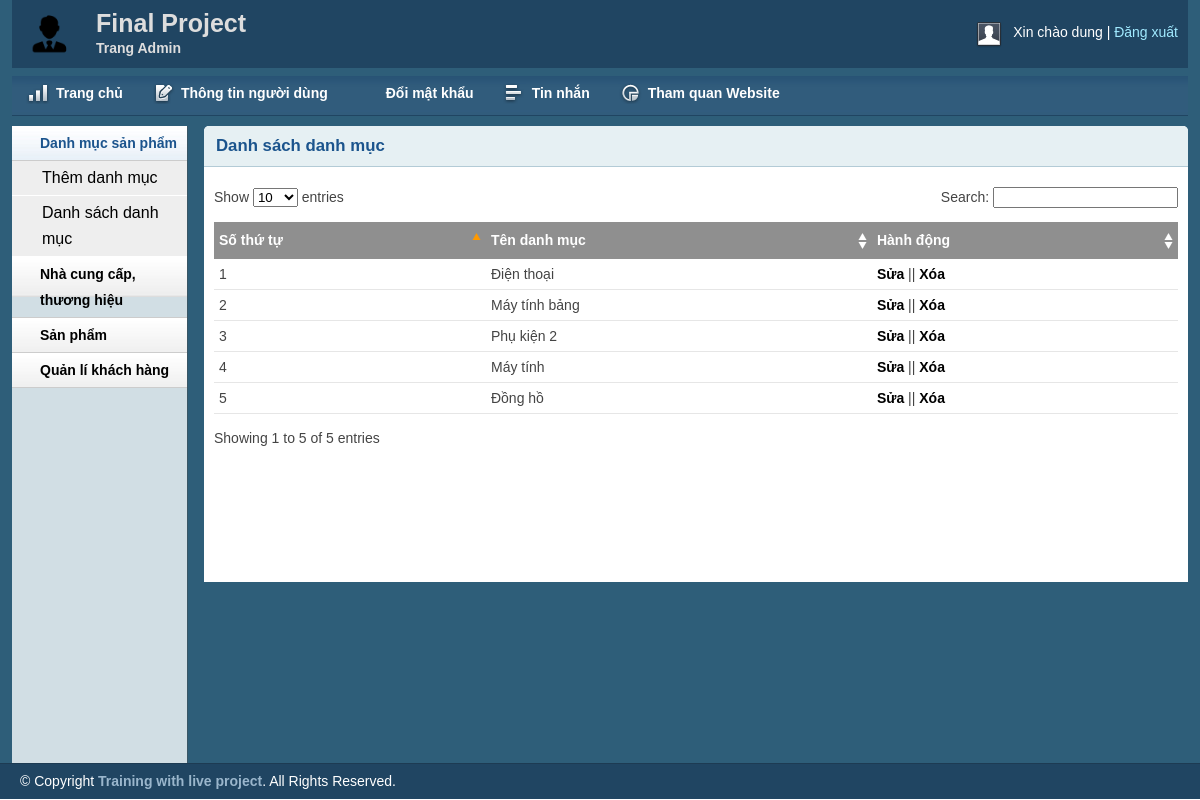
The app's page /admin/catlist.php (signed in) with its own data.
### tables this page shows
CREATE TABLE `tbl_category` (
  `catId` int(11) UNSIGNED NOT NULL,
  `catName` varchar(255) NOT NULL
);

### lib/database.php (called while the page is built, shortened)
<?php
Class Database{
   public $host   = DB_HOST;
   public $user   = DB_USER;
   public $pass   = DB_PASS;
   public $dbname = DB_NAME;
   public $link;
private function connectDB(){
   $this->link = new mysqli($this->host, $this->user, $this->pass,
    $this->dbname,"3307");
 }
public function select($query){
  $result = $this->link->query($query) or
   die($this->link->error.__LINE__);
  if($result->num_rows > 0){
    return $result;
  } else {
    return false;
  }
 }
}

### classes/category.php (called while the page is built, shortened)
<?php
    $filepath = realpath(dirname(__FILE__));
     include_once  ($filepath.'/../lib/database.php');
?>
<?php
        class category
        {
            private $db;
            public function __construct()
            {
                $this->db = new Database();
            }
            public function show_category(){
                $query = "SELECT * FROM tbl_category order by catId desc";
                    $result = $this->db->select($query);
                    return $result;
            }
        }
?>

### admin/catlist.php (the view, shortened to what this page needs)
<?php include 'inc/header.php';?>
<?php include 'inc/sidebar.php';?>
<?php include '../classes/category.php';?>
<?php
	$cat = new category();
?>
        <div class="grid_10">
            <div class="box round first grid">
                <h2>Danh sách danh mục</h2>
                <div class="block">
                    <table class="data display datatable" id="example">
					<thead>
						<tr>
							<th>Số thứ tự</th>
							<th>Tên danh mục</th>
							<th>Hành động</th>
						</tr>
					</thead>
					<tbody>
						<?php
							$show_cate = $cat->show_category();
							if($show_cate){
								$i = 0;
								while($result = $show_cate->fetch_assoc()){
									$i++;
						?>
						<tr class="odd gradeX">
							<td><?php echo $i; ?></td>
							<td><?php echo $result['catName'] ?></td>
							<td><a href="catedit.php?catid=<?php echo $result['catId'] ?>">Sửa</a> || <a onclick = "return confirm('Xác nhận xóa')" href="?delid=<?php echo $result['catId'] ?>">Xóa</a></td>
						</tr>
						<?php
						}
							}
						?>
					</tbody>
				</table>
               </div>
            </div>
        </div>
<?php include 'inc/footer.php';?>

### admin/css/layout.css (style rules this page uses)
body { background: #fff none repeat scroll 0 0; color: #444; font-size: 14px; padding: 0; }
a { color: #000; font-weight:bold; text-decoration: none; }
h1, h2, h3, h4, h5, h6 { line-height:1.2em; margin-bottom:.3em; }
h2 { margin-top:1em; }
.box { background:#fff; margin-bottom:20px; padding:10px 10px 10px 10px; margin-left:-8px; }
.box.grid { padding-bottom:40px; }
.box.round { -moz-border-radius: 5px 5px 0px 0px; -webkit-border-radius: 5px 5px 0px 0px; border-radius: 5px 5px 0px 0px; }
.box h2 { font-size:1.2em; font-weight:bold; color:#1B548D; background:#E6F0F3; margin:-10px -10px 0 -10px; padding:10px 12px; border-bottom:1px solid #B3CBD6; -moz-border-radius: 5px 5px 0px 0px; -webkit-border-radius: 5px 5px 0px 0px; border-radius: 5px 5px 0px 0px; }
.box.first { min-height: 406px; }
.block { padding-top:20px; }
.block { padding-bottom:1px; }
table.display { margin: 0 auto; clear: both; width: 100%; }
.sorting_asc { background: #8f8f8f url(../img/table/sort_asc.png) no-repeat center right; padding:8px 5px; text-align:left; color:#fff; }
.sorting { background:#8f8f8f url(../img/table/sort_both.png) no-repeat center right; padding:8px 5px; text-align:left; color:#fff; }
tr.odd { height: 30px; line-height: 30px; border-bottom:1px solid #e6e6e6; }
tr.even { height: 30px; line-height: 30px; border-bottom:1px solid #e6e6e6; }
tr.odd td, tr.even td { padding-left:5px; }

### records on screen
tbl_category: catName "Điện thoại"
tbl_category: catName "Máy tính bảng"
tbl_category: catName "Phụ kiện 2"
tbl_category: catName "Máy tính"
tbl_category: catName "Đồng hồ"

### other values on screen
Session::get('adminName') "dung"
